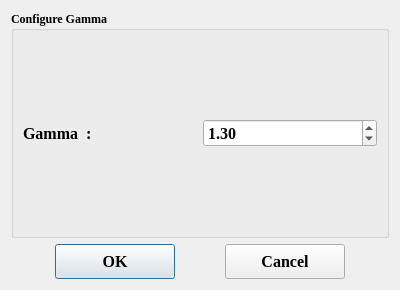
<?xml version="1.0" encoding="UTF-8"?>
<ui version="4.0">
 <class>gamma_dialog</class>
 <widget class="QDialog" name="gamma_dialog">
  <property name="geometry">
   <rect>
    <x>0</x>
    <y>0</y>
    <width>400</width>
    <height>290</height>
   </rect>
  </property>
  <property name="minimumSize">
   <size>
    <width>400</width>
    <height>290</height>
   </size>
  </property>
  <property name="windowTitle">
   <string>Gamma Dialog</string>
  </property>
  <layout class="QGridLayout" name="gridLayout_2">
   <item row="0" column="0" colspan="5">
    <widget class="QGroupBox" name="groupBox">
     <property name="font">
      <font>
       <family>Times New Roman</family>
       <pointsize>9</pointsize>
       <weight>75</weight>
       <bold>true</bold>
      </font>
     </property>
     <property name="title">
      <string>Configure Gamma</string>
     </property>
     <layout class="QGridLayout" name="gridLayout">
      <item row="0" column="0">
       <widget class="QLabel" name="label">
        <property name="font">
         <font>
          <family>Times New Roman</family>
          <pointsize>12</pointsize>
          <weight>75</weight>
          <bold>true</bold>
         </font>
        </property>
        <property name="text">
         <string>Gamma  :</string>
        </property>
       </widget>
      </item>
      <item row="0" column="1">
       <widget class="QDoubleSpinBox" name="gamma">
        <property name="font">
         <font>
          <pointsize>12</pointsize>
          <weight>75</weight>
          <bold>true</bold>
         </font>
        </property>
        <property name="minimum">
         <double>0.100000000000000</double>
        </property>
        <property name="maximum">
         <double>4.000000000000000</double>
        </property>
        <property name="singleStep">
         <double>0.100000000000000</double>
        </property>
        <property name="value">
         <double>1.300000000000000</double>
        </property>
       </widget>
      </item>
     </layout>
    </widget>
   </item>
   <item row="1" column="0">
    <spacer name="horizontalSpacer_2">
     <property name="orientation">
      <enum>Qt::Horizontal</enum>
     </property>
     <property name="sizeHint" stdset="0">
      <size>
       <width>46</width>
       <height>20</height>
      </size>
     </property>
    </spacer>
   </item>
   <item row="1" column="1">
    <widget class="QPushButton" name="OK">
     <property name="minimumSize">
      <size>
       <width>120</width>
       <height>35</height>
      </size>
     </property>
     <property name="font">
      <font>
       <family>Times New Roman</family>
       <pointsize>12</pointsize>
       <weight>75</weight>
       <bold>true</bold>
      </font>
     </property>
     <property name="text">
      <string>OK</string>
     </property>
    </widget>
   </item>
   <item row="1" column="2">
    <spacer name="horizontalSpacer">
     <property name="orientation">
      <enum>Qt::Horizontal</enum>
     </property>
     <property name="sizeHint" stdset="0">
      <size>
       <width>46</width>
       <height>20</height>
      </size>
     </property>
    </spacer>
   </item>
   <item row="1" column="3">
    <widget class="QPushButton" name="Cancel">
     <property name="minimumSize">
      <size>
       <width>120</width>
       <height>35</height>
      </size>
     </property>
     <property name="font">
      <font>
       <family>Times New Roman</family>
       <pointsize>12</pointsize>
       <weight>75</weight>
       <bold>true</bold>
      </font>
     </property>
     <property name="text">
      <string>Cancel</string>
     </property>
    </widget>
   </item>
   <item row="1" column="4">
    <spacer name="horizontalSpacer_3">
     <property name="orientation">
      <enum>Qt::Horizontal</enum>
     </property>
     <property name="sizeHint" stdset="0">
      <size>
       <width>46</width>
       <height>20</height>
      </size>
     </property>
    </spacer>
   </item>
  </layout>
 </widget>
 <resources/>
 <connections>
  <connection>
   <sender>OK</sender>
   <signal>clicked()</signal>
   <receiver>gamma_dialog</receiver>
   <slot>accept()</slot>
   <hints>
    <hint type="sourcelabel">
     <x>106</x>
     <y>231</y>
    </hint>
    <hint type="destinationlabel">
     <x>178</x>
     <y>129</y>
    </hint>
   </hints>
  </connection>
  <connection>
   <sender>Cancel</sender>
   <signal>clicked()</signal>
   <receiver>gamma_dialog</receiver>
   <slot>reject()</slot>
   <hints>
    <hint type="sourcelabel">
     <x>249</x>
     <y>231</y>
    </hint>
    <hint type="destinationlabel">
     <x>178</x>
     <y>129</y>
    </hint>
   </hints>
  </connection>
 </connections>
</ui>
